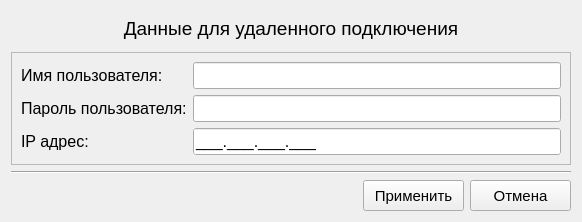
<?xml version="1.0" encoding="UTF-8"?>
<ui version="4.0">
 <class>DataForRemote</class>
 <widget class="QWidget" name="DataForRemote">
  <property name="geometry">
   <rect>
    <x>0</x>
    <y>0</y>
    <width>582</width>
    <height>222</height>
   </rect>
  </property>
  <property name="windowTitle">
   <string>Данные для удаленного подключения</string>
  </property>
  <property name="windowIcon">
   <iconset>
    <normaloff>../__img__/timeshift.png</normaloff>../__img__/timeshift.png</iconset>
  </property>
  <layout class="QGridLayout" name="gridLayout">
   <item row="1" column="0" colspan="3">
    <widget class="QFrame" name="frame">
     <property name="frameShape">
      <enum>QFrame::StyledPanel</enum>
     </property>
     <property name="frameShadow">
      <enum>QFrame::Raised</enum>
     </property>
     <layout class="QGridLayout" name="gridLayout_2">
      <item row="0" column="0">
       <widget class="QLabel" name="label_2">
        <property name="minimumSize">
         <size>
          <width>0</width>
          <height>0</height>
         </size>
        </property>
        <property name="maximumSize">
         <size>
          <width>181</width>
          <height>16777215</height>
         </size>
        </property>
        <property name="font">
         <font>
          <pointsize>12</pointsize>
         </font>
        </property>
        <property name="text">
         <string>Имя пользователя:</string>
        </property>
       </widget>
      </item>
      <item row="0" column="1">
       <widget class="QLineEdit" name="lineEdit">
        <property name="minimumSize">
         <size>
          <width>331</width>
          <height>0</height>
         </size>
        </property>
        <property name="font">
         <font>
          <pointsize>12</pointsize>
         </font>
        </property>
       </widget>
      </item>
      <item row="1" column="0">
       <widget class="QLabel" name="label_3">
        <property name="maximumSize">
         <size>
          <width>181</width>
          <height>16777215</height>
         </size>
        </property>
        <property name="font">
         <font>
          <pointsize>12</pointsize>
         </font>
        </property>
        <property name="text">
         <string>Пароль пользователя:</string>
        </property>
       </widget>
      </item>
      <item row="1" column="1">
       <widget class="QLineEdit" name="lineEdit_2">
        <property name="minimumSize">
         <size>
          <width>331</width>
          <height>0</height>
         </size>
        </property>
        <property name="font">
         <font>
          <pointsize>12</pointsize>
         </font>
        </property>
        <property name="echoMode">
         <enum>QLineEdit::Password</enum>
        </property>
       </widget>
      </item>
      <item row="2" column="0">
       <widget class="QLabel" name="label_4">
        <property name="maximumSize">
         <size>
          <width>181</width>
          <height>16777215</height>
         </size>
        </property>
        <property name="font">
         <font>
          <pointsize>12</pointsize>
         </font>
        </property>
        <property name="text">
         <string>IP адрес:</string>
        </property>
       </widget>
      </item>
      <item row="2" column="1">
       <widget class="QLineEdit" name="lineEdit_3">
        <property name="minimumSize">
         <size>
          <width>331</width>
          <height>0</height>
         </size>
        </property>
        <property name="font">
         <font>
          <pointsize>12</pointsize>
         </font>
        </property>
        <property name="focusPolicy">
         <enum>Qt::StrongFocus</enum>
        </property>
        <property name="acceptDrops">
         <bool>true</bool>
        </property>
        <property name="autoFillBackground">
         <bool>true</bool>
        </property>
        <property name="inputMask">
         <string>000.000.000.000;_</string>
        </property>
        <property name="readOnly">
         <bool>false</bool>
        </property>
        <property name="placeholderText">
         <string/>
        </property>
       </widget>
      </item>
     </layout>
    </widget>
   </item>
   <item row="0" column="0" colspan="3">
    <widget class="QLabel" name="label">
     <property name="maximumSize">
      <size>
       <width>16777215</width>
       <height>50</height>
      </size>
     </property>
     <property name="font">
      <font>
       <pointsize>14</pointsize>
      </font>
     </property>
     <property name="layoutDirection">
      <enum>Qt::RightToLeft</enum>
     </property>
     <property name="text">
      <string>Данные для удаленного подключения</string>
     </property>
     <property name="alignment">
      <set>Qt::AlignCenter</set>
     </property>
    </widget>
   </item>
   <item row="3" column="1">
    <widget class="QPushButton" name="pushButton">
     <property name="maximumSize">
      <size>
       <width>101</width>
       <height>31</height>
      </size>
     </property>
     <property name="font">
      <font>
       <pointsize>11</pointsize>
      </font>
     </property>
     <property name="text">
      <string>Применить</string>
     </property>
    </widget>
   </item>
   <item row="3" column="2">
    <widget class="QPushButton" name="pushButton_2">
     <property name="maximumSize">
      <size>
       <width>101</width>
       <height>31</height>
      </size>
     </property>
     <property name="font">
      <font>
       <pointsize>11</pointsize>
      </font>
     </property>
     <property name="text">
      <string>Отмена</string>
     </property>
    </widget>
   </item>
   <item row="2" column="0" colspan="3">
    <widget class="Line" name="line">
     <property name="orientation">
      <enum>Qt::Horizontal</enum>
     </property>
    </widget>
   </item>
  </layout>
 </widget>
 <resources/>
 <connections/>
</ui>
